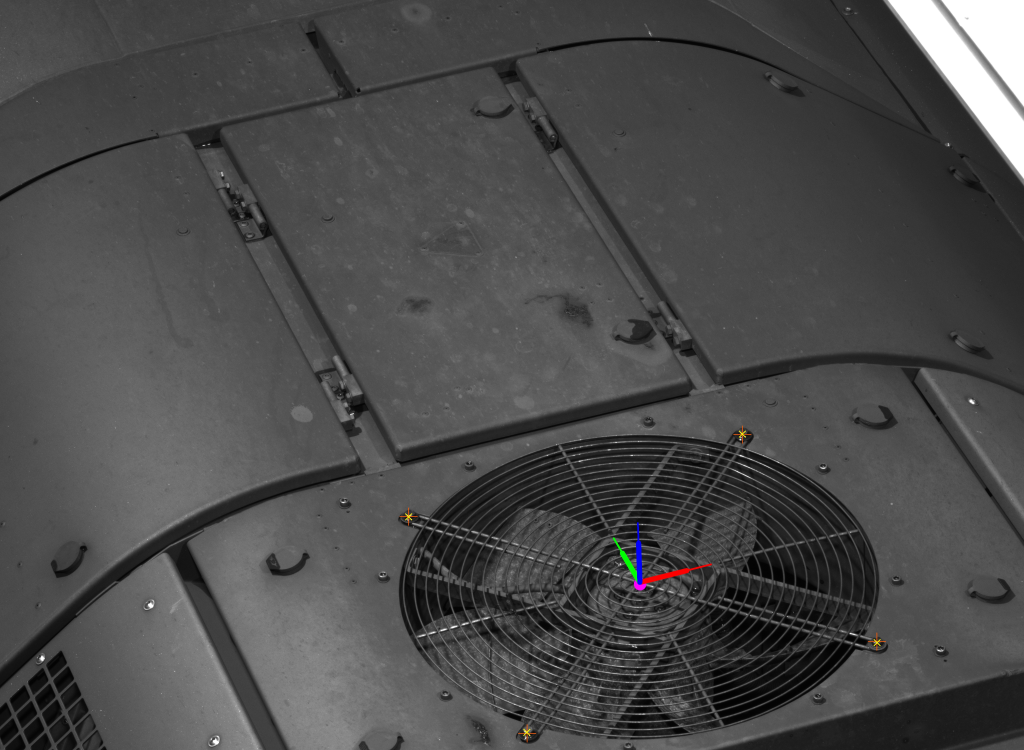
#> input picture tmp/reprojection-2019-2-28--104720-L.jpg, 4096 x 3000 px, given in place of 15L.png, which was not available (shown at 1/4 size)
$ python 15-trainfeaturetests-B.py
#> lines starting #> are read from the running program, lines starting #| are printed output that depends on the picture; after the words box and inside, x2 and y2 are one past the last pixel; in counts of white or black regions, pixels touching at a corner belong together; pictures that were not available may be replaced by others from this repository, and a replacement may not be noted
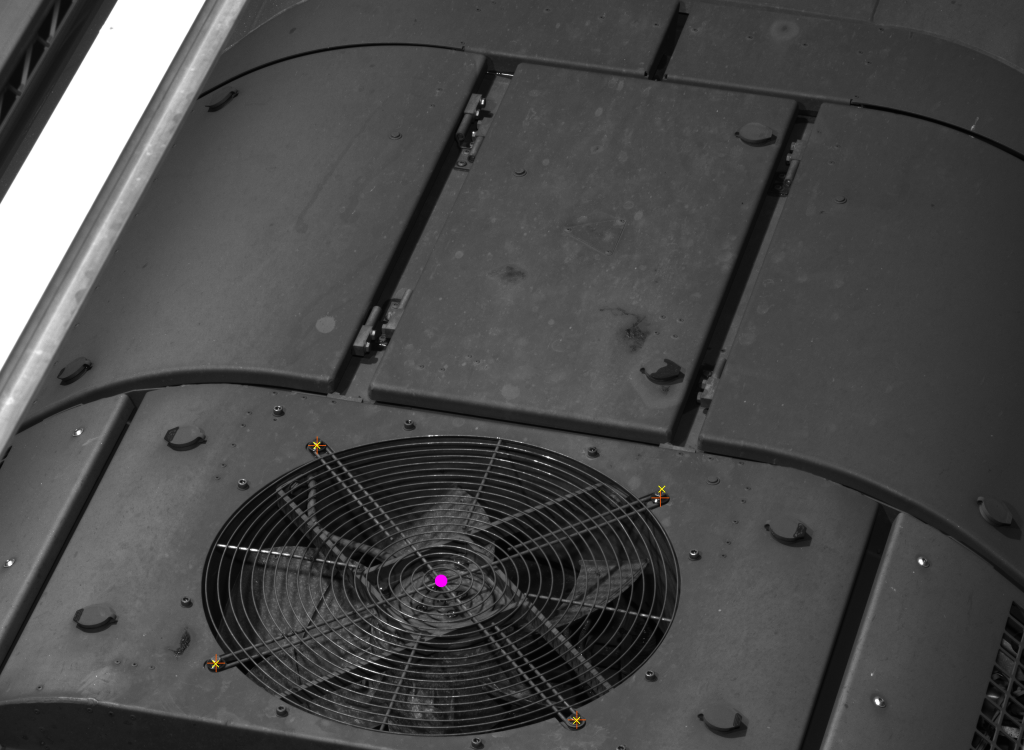
#> input picture tmp/reprojection-2019-2-28--10485-R.jpg, 4096 x 3000 px, given in place of 15R.png, which was not available (shown at 1/4 size)
### findGrid.py
import cv2
import numpy as np


# unter der Annahme, dass sich das Gitter in der Bildmitte befindet wird eine
# grobe perspektivische Verformung  durchgeführt. Die Zug Längsachse liegt danach
# auf der Bild y-Achse. In diesem wird nach den Gitterstrukturen gesucht, um damit
# eine Groblokalisierung des Gitters zu ermöglichen.


def find(imageLeft, imageRight, verbose=False):
    """
    Liefert die groben Positionen des Gittermittelpunks in Bildkoordinaten (x,y)

    :param imageLeft: Linkes Bild des Stereobildpaars. Wird nicht verändert
    :param imageRight: Rechtes Bild des Stereobildpaars. Wird nicht verändert
    :param verbose: Zeigt Zwischenresultate als Bild an falls 'True"
    :return: PositionL, PositionR: (x,y)
    """
#> called with verbose = False

    # L und R : Haben beide identische Abmessungen?
    assert imageLeft.shape[:2] == imageRight.shape[:2], "Bilder müssen gleich gross ein."

    # Kopieren, da die Bilder verändert werden (erhalten einen Marker)
    imgL = imageLeft.copy()
    imgR = imageRight.copy()

    # GROBE LOKALISIERUNG DES GITTERS
    # Perspektivische Verzerrung korrigieren, Vogelperspektive:
    pts1L = np.float32([[1110, 1111], [2376, 814], [1529, 1881], [2850, 1557]])
    pts1R = np.float32([[1715, 820], [3010, 1004], [1357, 1591], [2712, 1795]])

    # Die Leinwand für das transformierte Bild wird so gross
    canvas = (1500, 4000)

    # Der erste Punkt kommt auf der Leinwand auf (ofsx, ofsy)
    ofsxL, ofsyL = 250, 1500
    ofsxR, ofsyR = 250, 1400

    # Skalieren des transformierten Bildes
    # der Abstand zwischen den Eckpunkten im Zielbild beträgt d1
    d1 = 1000
    pts2L = np.float32([[ofsxL, ofsyL], [ofsxL + d1, ofsyL], [ofsxL, ofsyL + d1], [ofsxL + d1, ofsyL + d1]])
    pts2R = np.float32([[ofsxR, ofsyR], [ofsxR + d1, ofsyR], [ofsxR, ofsyR + d1], [ofsxR + d1, ofsyR + d1]])

    # Transformation am Bild durchführen
    ML = cv2.getPerspectiveTransform(pts1L, pts2L)
    ML_inv = np.linalg.inv(ML)
    imgL = cv2.warpPerspective(imgL, ML, canvas, borderMode=cv2.BORDER_TRANSPARENT)

    MR = cv2.getPerspectiveTransform(pts1R, pts2R)
    MR_inv = np.linalg.inv(MR)
    imgR = cv2.warpPerspective(imgR, MR, canvas, borderMode=cv2.BORDER_TRANSPARENT)

    # Auf der gewählten Canvas-Grösse bleiben zwei Ecken schwarz.
    # Dort können können keine Gitterstrukturen gefunden werden,
    # dies verfälscht die Suche nach dem Gittermittelpunkt unnötig.
    # Die leeren Ecken werden mit der gespiegelten Seite ersetzt
    partialL = imgL.copy()
    mask = imgL == 0
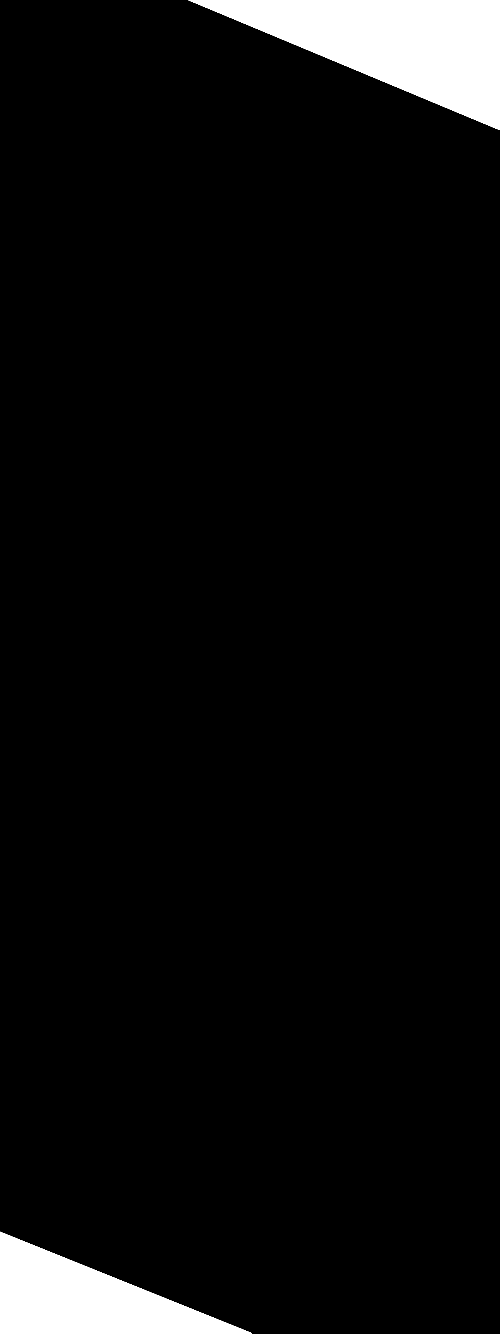
#> mask: shape (4000, 1500) bool (shown at 1/3 size); 5% white; 2 white regions, box (x1, y1, x2, y2) and area: (565, 0, 1500, 390) 182831, (0, 3695, 756, 4000) 115399
    mirror = cv2.flip(imgL, 1)
    imgL[mask] = mirror[mask]
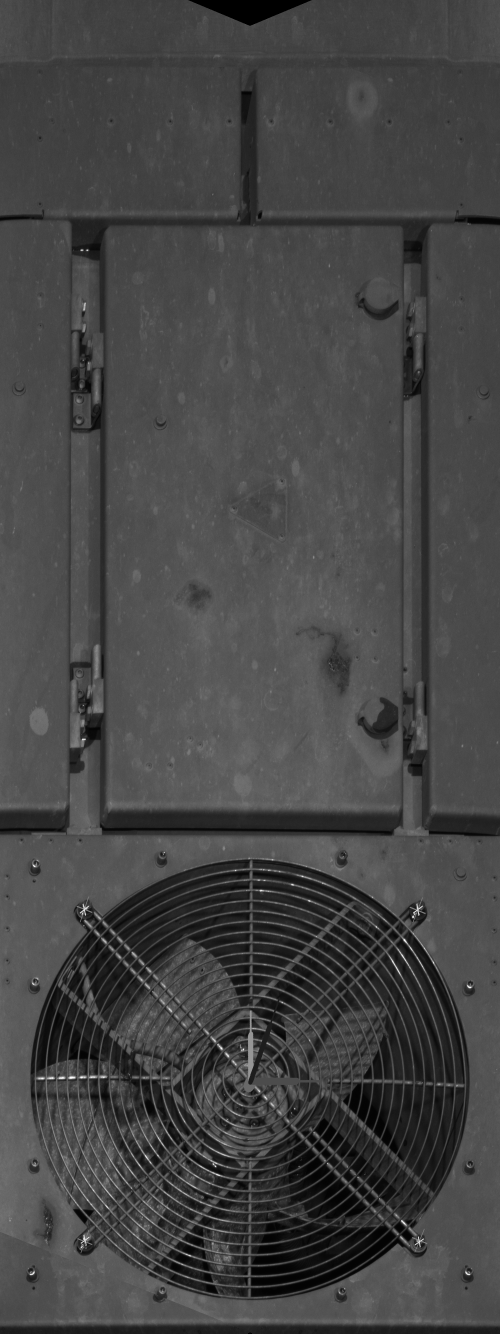
#> imgL: shape (4000, 1500) (shown at 1/3 size); min 0, max 255, mean 69.2

    partialR = imgR.copy()
    mask = imgR == 0
#> mask: shape (4000, 1500) bool; 3.1% white; 7 white regions (4 under 20 px), largest, box (x1, y1, x2, y2) and area: (570, 3690, 1500, 4000) 172719, (190, 0, 500, 44) 6827, (693, 0, 1000, 41) 6689
    mirror = cv2.flip(imgR, 1)
    imgR[mask] = mirror[mask]
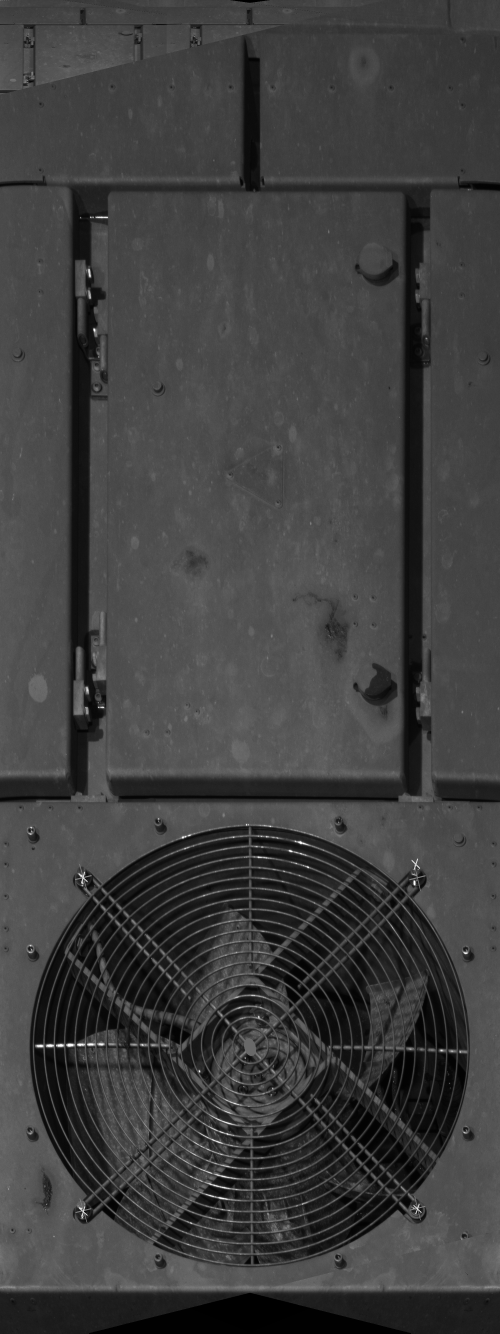
#> imgR: shape (4000, 1500) (shown at 1/3 size); min 0, max 255, mean 63

    if verbose:
        plt.subplot(141), plt.imshow(partialL), plt.title('L warpPerspective')
        plt.subplot(142), plt.imshow(imgL), plt.title('L warpPerspective + mirror')
        plt.subplot(143), plt.imshow(partialR), plt.title('R warpPerspective')
        plt.subplot(144), plt.imshow(imgR), plt.title('R warpPerspective + mirror')

    # Vorverarbeitung, nur interessante Frequenzen behalten (8 pixel breite gitter)
    # DoG: Difference of Gauss, Werte experimentell bestimmt.
    dogband = 12
    ff = 34
    g1 = cv2.getGaussianKernel(49, ff + 0.5 * dogband)
    g2 = cv2.getGaussianKernel(49, ff - 0.5 * dogband)
    g3 = (g1 - g2) * 225
    imgL = cv2.sepFilter2D(imgL, -1, g3, g3)
    imgR = cv2.sepFilter2D(imgR, -1, g3, g3)

    # threshold --> was nicht max. weiss ist, wird schwarz gesetzt.
    th, imgL = cv2.threshold(imgL, 254, 255, cv2.THRESH_BINARY)
#> imgL: shape (4000, 1500); 8.8% white; 1023 white regions (164 under 20 px), largest, box (x1, y1, x2, y2) and area: (331, 3308, 877, 3727) 18683, (789, 3149, 1257, 3752) 14448, (752, 2712, 1134, 3036) 14071
    th, imgR = cv2.threshold(imgR, 254, 255, cv2.THRESH_BINARY)
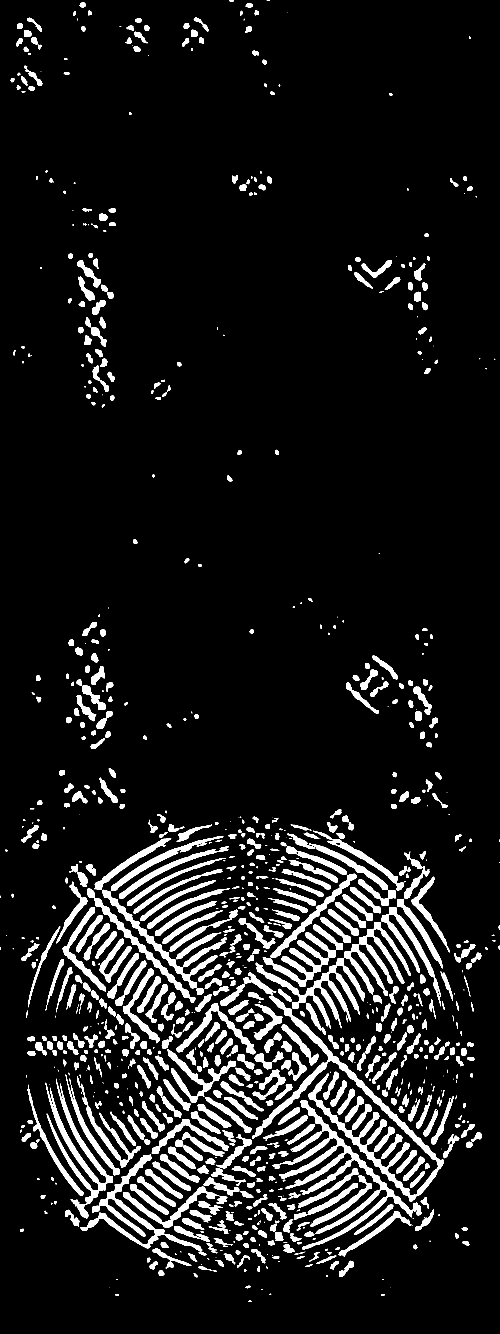
#> imgR: shape (4000, 1500) (shown at 1/3 size); 9.1% white; 1006 white regions (182 under 20 px), largest, box (x1, y1, x2, y2) and area: (756, 2987, 1331, 3605) 29007, (817, 3301, 1239, 3748) 20554, (137, 3236, 339, 3655) 13525

    # Summieren nach Zeile
    freqHitsL = imgL.sum(1)  # Zeilenweise
#> freqHitsL = 4000 values, max 139740 at index 2976, min 0 at index 99, mean 33648.4
    freqHitsL = freqHitsL.astype(np.float64)

    freqHitsR = imgR.sum(1)  # Zeilenweise
#> freqHitsR = 4000 values, max 138465 at index 3411, min 0 at index 6, mean 34793
#> (the rest of the program and of its run is left out)
